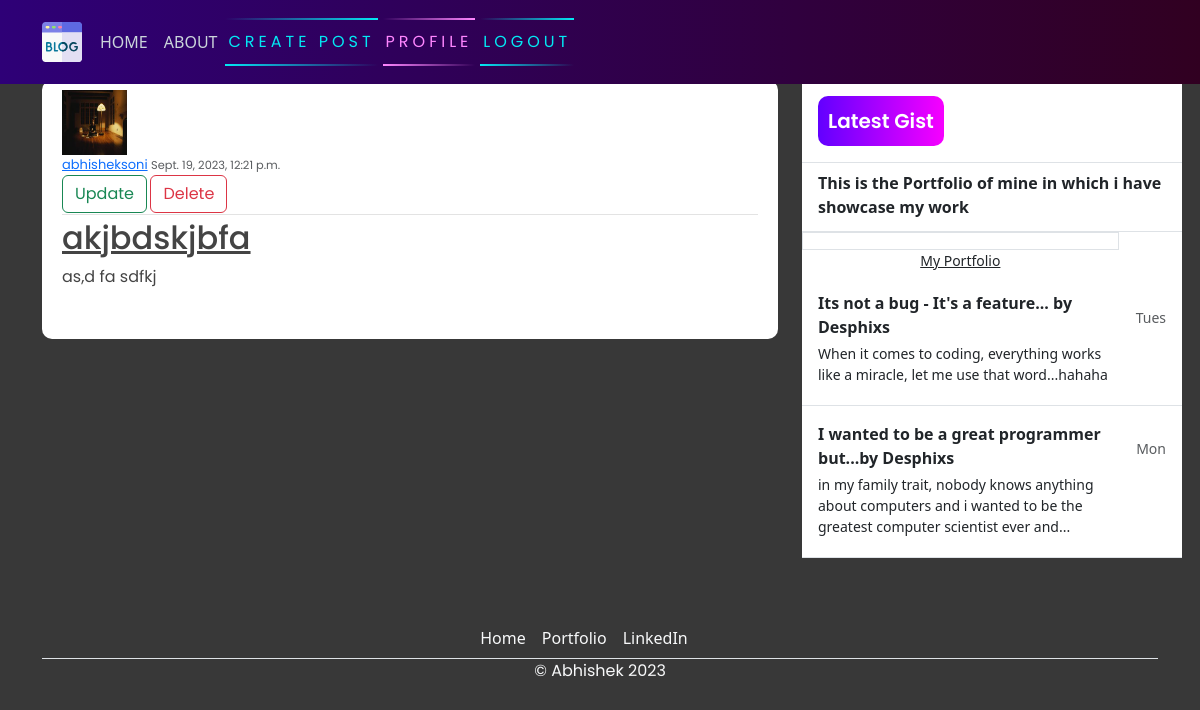
The app's page /post/4/ (signed in) with its own data.
### blog1/models.py (models this page shows, shortened)
class Post(models.Model):
    title = models.CharField(max_length=200)
    content = models.TextField()
    date_posted = models.DateTimeField(default= timezone.now)
    author = models.ForeignKey(User, on_delete=models.CASCADE)

### users/models.py (models this page shows, shortened)
class Profile(models.Model):
    user = models.OneToOneField(User, on_delete = models.CASCADE)
    image = models.ImageField(default='default.jpg' , upload_to = 'profile_pics')

### blog1/views.py (the view)
# urls.py: path('post/<int:pk>/', PostDetailView.as_view(), name = 'blog1-detail'),
class PostDetailView(LoginRequiredMixin,  DetailView):
    model = Post
    def get_context_data(self, **kwargs):
        context = super().get_context_data(**kwargs)
        context['user'] = self.request.user
        return context

### blog1/templates/blog1/post_detail.html
{% extends 'blog1/base.html' %}
{% block content %}
        <article class="media content-section">
            <img class="rounded-cirlce article-img" src="{{ object.author.profile.image.url }}" alt="">
            <div class="media-body">
              <div class="article-metadata">
                <a class="mr-2" href="#">{{ object.author }}</a>
                <small class="text-muted">{{ object.date_posted }}</small> <br>
                  {% if object.author == user %}
                    <div>
                        <a class="btn btn-outline-success" href="{% url 'blog1-update' object.id %}">Update</a>
                        <a class="btn btn-outline-danger" href="{% url 'blog1-delete' object.id %}">Delete</a>
                    </div>
                  {% endif %}
              </div>
              <h2><a class="article-title" href="#">{{ object.title }}</a></h2>
              <p class="article-content">{{ object.content }}</p>
            </div>
            <br>
          </article>
{% endblock content %}

### blog1/static/blog1/main.css (style rules this page uses)
body { background-color: rgb(56, 56, 56); margin-top: 5rem; background-size: contain; background-repeat: no-repeat; }
h1, h2, h3, h4, h5, h6, p { color: #444444; font-family: 'Poppins', sans-serif; }
.content-section { background: #ffffff; padding: 10px 20px; border-radius: 10px; margin-bottom: 20px; }
.article-title { color: #444444; }
.article-content { white-space: pre-line; }
.article-img { height: 65px; width: 65px; margin-right: 16px; }
.article-metadata { font-family: 'Poppins', sans-serif; padding-bottom: 1px; margin-bottom: 4px; font-size: 13px; border-bottom: 1px solid #e3e3e3 }

### records on screen
Post: author.profile.image (picture), author "abhisheksoni", date_posted "Sept. 19, 2023, 12:21 p.m.", title "akjbdskjbfa", content "as,d fa sdfkj"
